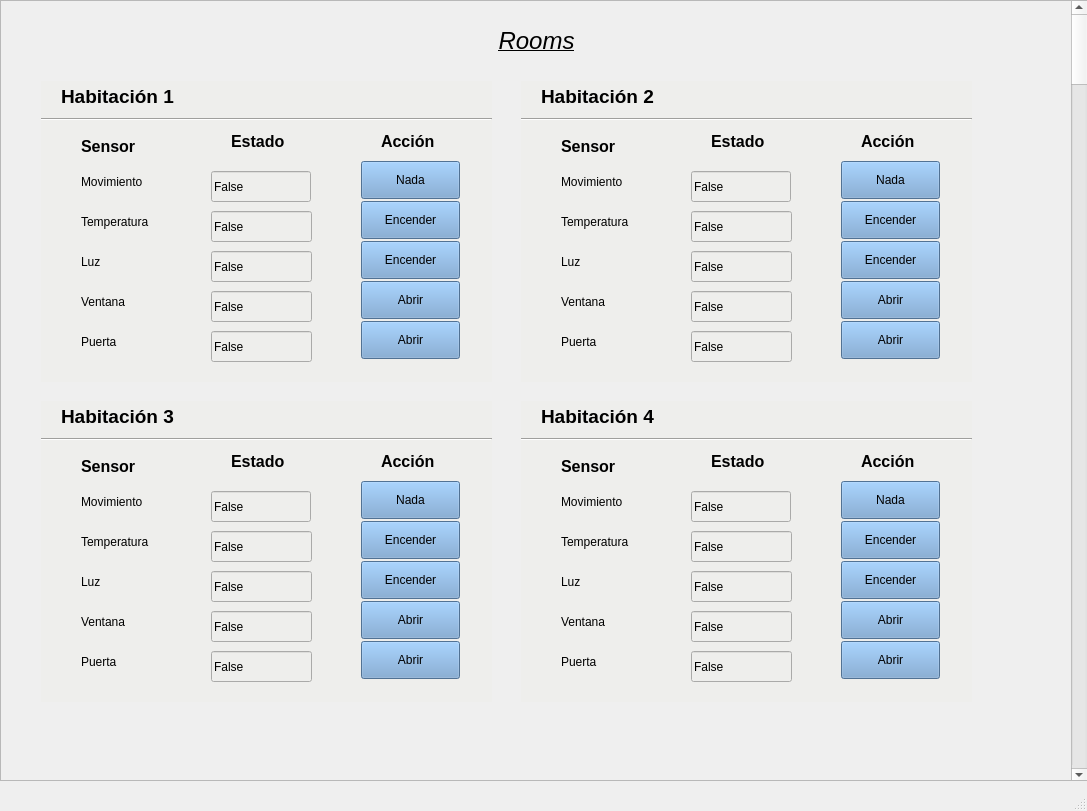
<?xml version="1.0" encoding="UTF-8"?>
<ui version="4.0">
 <class>MainWindow</class>
 <widget class="QMainWindow" name="MainWindow">
  <property name="geometry">
   <rect>
    <x>0</x>
    <y>0</y>
    <width>1087</width>
    <height>811</height>
   </rect>
  </property>
  <property name="windowTitle">
   <string>MainWindow</string>
  </property>
  <widget class="QWidget" name="centralwidget">
   <widget class="QWidget" name="verticalLayoutWidget">
    <property name="geometry">
     <rect>
      <x>0</x>
      <y>0</y>
      <width>1091</width>
      <height>781</height>
     </rect>
    </property>
    <layout class="QVBoxLayout" name="verticalLayout">
     <item>
      <widget class="QScrollArea" name="scrollArea">
       <property name="widgetResizable">
        <bool>true</bool>
       </property>
       <widget class="QWidget" name="scrollAreaWidgetContents">
        <property name="geometry">
         <rect>
          <x>0</x>
          <y>0</y>
          <width>1085</width>
          <height>775</height>
         </rect>
        </property>
        <widget class="QScrollBar" name="verticalScrollBar">
         <property name="geometry">
          <rect>
           <x>1070</x>
           <y>0</y>
           <width>16</width>
           <height>781</height>
          </rect>
         </property>
         <property name="orientation">
          <enum>Qt::Vertical</enum>
         </property>
        </widget>
        <widget class="QWidget" name="widget" native="true">
         <property name="geometry">
          <rect>
           <x>40</x>
           <y>80</y>
           <width>451</width>
           <height>301</height>
          </rect>
         </property>
         <property name="mouseTracking">
          <bool>false</bool>
         </property>
         <property name="styleSheet">
          <string notr="true">background-color: rgb(238, 238, 236);
border-color: rgb(136, 138, 133);</string>
         </property>
         <widget class="QLineEdit" name="lineEdit">
          <property name="geometry">
           <rect>
            <x>170</x>
            <y>90</y>
            <width>100</width>
            <height>31</height>
           </rect>
          </property>
          <property name="text">
           <string>False</string>
          </property>
         </widget>
         <widget class="QLabel" name="label">
          <property name="geometry">
           <rect>
            <x>40</x>
            <y>50</y>
            <width>71</width>
            <height>31</height>
           </rect>
          </property>
          <property name="text">
           <string>&lt;html&gt;&lt;head/&gt;&lt;body&gt;&lt;p&gt;&lt;span style=&quot; font-size:12pt; font-weight:600;&quot;&gt;Sensor&lt;/span&gt;&lt;/p&gt;&lt;/body&gt;&lt;/html&gt;</string>
          </property>
         </widget>
         <widget class="QLabel" name="label_2">
          <property name="geometry">
           <rect>
            <x>40</x>
            <y>90</y>
            <width>91</width>
            <height>22</height>
           </rect>
          </property>
          <property name="text">
           <string>Movimiento</string>
          </property>
         </widget>
         <widget class="QLabel" name="label_4">
          <property name="geometry">
           <rect>
            <x>190</x>
            <y>50</y>
            <width>68</width>
            <height>22</height>
           </rect>
          </property>
          <property name="text">
           <string>&lt;html&gt;&lt;head/&gt;&lt;body&gt;&lt;p&gt;&lt;span style=&quot; font-size:12pt; font-weight:600;&quot;&gt;Estado&lt;/span&gt;&lt;/p&gt;&lt;/body&gt;&lt;/html&gt;</string>
          </property>
         </widget>
         <widget class="QPushButton" name="pushButton_2">
          <property name="geometry">
           <rect>
            <x>320</x>
            <y>120</y>
            <width>99</width>
            <height>38</height>
           </rect>
          </property>
          <property name="styleSheet">
           <string notr="true">background-color: rgb(114, 159, 207);</string>
          </property>
          <property name="text">
           <string>Encender</string>
          </property>
         </widget>
         <widget class="QPushButton" name="pushButton">
          <property name="geometry">
           <rect>
            <x>320</x>
            <y>80</y>
            <width>99</width>
            <height>38</height>
           </rect>
          </property>
          <property name="styleSheet">
           <string notr="true">background-color: rgb(114, 159, 207);</string>
          </property>
          <property name="text">
           <string>Nada</string>
          </property>
         </widget>
         <widget class="QPushButton" name="pushButton_3">
          <property name="geometry">
           <rect>
            <x>320</x>
            <y>160</y>
            <width>99</width>
            <height>38</height>
           </rect>
          </property>
          <property name="styleSheet">
           <string notr="true">background-color: rgb(114, 159, 207);</string>
          </property>
          <property name="text">
           <string>Encender</string>
          </property>
         </widget>
         <widget class="QPushButton" name="pushButton_4">
          <property name="geometry">
           <rect>
            <x>320</x>
            <y>200</y>
            <width>99</width>
            <height>38</height>
           </rect>
          </property>
          <property name="styleSheet">
           <string notr="true">background-color: rgb(114, 159, 207);</string>
          </property>
          <property name="text">
           <string>Abrir</string>
          </property>
         </widget>
         <widget class="QPushButton" name="pushButton_5">
          <property name="geometry">
           <rect>
            <x>320</x>
            <y>240</y>
            <width>99</width>
            <height>38</height>
           </rect>
          </property>
          <property name="styleSheet">
           <string notr="true">background-color: rgb(114, 159, 207);</string>
          </property>
          <property name="text">
           <string>Abrir</string>
          </property>
         </widget>
         <widget class="QLabel" name="label_6">
          <property name="geometry">
           <rect>
            <x>340</x>
            <y>50</y>
            <width>68</width>
            <height>22</height>
           </rect>
          </property>
          <property name="text">
           <string>&lt;html&gt;&lt;head/&gt;&lt;body&gt;&lt;p&gt;&lt;span style=&quot; font-size:12pt; font-weight:600;&quot;&gt;Acción&lt;/span&gt;&lt;/p&gt;&lt;/body&gt;&lt;/html&gt;</string>
          </property>
         </widget>
         <widget class="QLabel" name="label_3">
          <property name="geometry">
           <rect>
            <x>40</x>
            <y>130</y>
            <width>101</width>
            <height>22</height>
           </rect>
          </property>
          <property name="text">
           <string>Temperatura</string>
          </property>
         </widget>
         <widget class="QLabel" name="label_5">
          <property name="geometry">
           <rect>
            <x>40</x>
            <y>170</y>
            <width>101</width>
            <height>22</height>
           </rect>
          </property>
          <property name="text">
           <string>Luz</string>
          </property>
         </widget>
         <widget class="QLabel" name="label_7">
          <property name="geometry">
           <rect>
            <x>40</x>
            <y>210</y>
            <width>101</width>
            <height>22</height>
           </rect>
          </property>
          <property name="text">
           <string>Ventana</string>
          </property>
         </widget>
         <widget class="QLabel" name="label_8">
          <property name="geometry">
           <rect>
            <x>40</x>
            <y>250</y>
            <width>101</width>
            <height>22</height>
           </rect>
          </property>
          <property name="text">
           <string>Puerta</string>
          </property>
         </widget>
         <widget class="QLineEdit" name="lineEdit_2">
          <property name="geometry">
           <rect>
            <x>170</x>
            <y>130</y>
            <width>101</width>
            <height>31</height>
           </rect>
          </property>
          <property name="text">
           <string>False</string>
          </property>
         </widget>
         <widget class="QLineEdit" name="lineEdit_3">
          <property name="geometry">
           <rect>
            <x>170</x>
            <y>170</y>
            <width>101</width>
            <height>31</height>
           </rect>
          </property>
          <property name="text">
           <string>False</string>
          </property>
         </widget>
         <widget class="QLineEdit" name="lineEdit_4">
          <property name="geometry">
           <rect>
            <x>170</x>
            <y>210</y>
            <width>101</width>
            <height>31</height>
           </rect>
          </property>
          <property name="text">
           <string>False</string>
          </property>
         </widget>
         <widget class="QLineEdit" name="lineEdit_5">
          <property name="geometry">
           <rect>
            <x>170</x>
            <y>250</y>
            <width>101</width>
            <height>31</height>
           </rect>
          </property>
          <property name="text">
           <string>False</string>
          </property>
         </widget>
         <widget class="Line" name="line">
          <property name="geometry">
           <rect>
            <x>0</x>
            <y>30</y>
            <width>451</width>
            <height>16</height>
           </rect>
          </property>
          <property name="orientation">
           <enum>Qt::Horizontal</enum>
          </property>
         </widget>
         <widget class="QLabel" name="label_9">
          <property name="geometry">
           <rect>
            <x>20</x>
            <y>0</y>
            <width>151</width>
            <height>31</height>
           </rect>
          </property>
          <property name="text">
           <string>&lt;html&gt;&lt;head/&gt;&lt;body&gt;&lt;p&gt;&lt;span style=&quot; font-size:14pt; font-weight:600;&quot;&gt;Habitación 1&lt;/span&gt;&lt;/p&gt;&lt;/body&gt;&lt;/html&gt;</string>
          </property>
         </widget>
        </widget>
        <widget class="QWidget" name="widget_2" native="true">
         <property name="geometry">
          <rect>
           <x>520</x>
           <y>80</y>
           <width>451</width>
           <height>301</height>
          </rect>
         </property>
         <property name="mouseTracking">
          <bool>false</bool>
         </property>
         <property name="styleSheet">
          <string notr="true">background-color: rgb(238, 238, 236);
border-color: rgb(136, 138, 133);</string>
         </property>
         <widget class="QLineEdit" name="lineEdit_6">
          <property name="geometry">
           <rect>
            <x>170</x>
            <y>90</y>
            <width>100</width>
            <height>31</height>
           </rect>
          </property>
          <property name="text">
           <string>False</string>
          </property>
         </widget>
         <widget class="QLabel" name="label_10">
          <property name="geometry">
           <rect>
            <x>40</x>
            <y>50</y>
            <width>71</width>
            <height>31</height>
           </rect>
          </property>
          <property name="text">
           <string>&lt;html&gt;&lt;head/&gt;&lt;body&gt;&lt;p&gt;&lt;span style=&quot; font-size:12pt; font-weight:600;&quot;&gt;Sensor&lt;/span&gt;&lt;/p&gt;&lt;/body&gt;&lt;/html&gt;</string>
          </property>
         </widget>
         <widget class="QLabel" name="label_11">
          <property name="geometry">
           <rect>
            <x>40</x>
            <y>90</y>
            <width>91</width>
            <height>22</height>
           </rect>
          </property>
          <property name="text">
           <string>Movimiento</string>
          </property>
         </widget>
         <widget class="QLabel" name="label_12">
          <property name="geometry">
           <rect>
            <x>190</x>
            <y>50</y>
            <width>68</width>
            <height>22</height>
           </rect>
          </property>
          <property name="text">
           <string>&lt;html&gt;&lt;head/&gt;&lt;body&gt;&lt;p&gt;&lt;span style=&quot; font-size:12pt; font-weight:600;&quot;&gt;Estado&lt;/span&gt;&lt;/p&gt;&lt;/body&gt;&lt;/html&gt;</string>
          </property>
         </widget>
         <widget class="QPushButton" name="pushButton_6">
          <property name="geometry">
           <rect>
            <x>320</x>
            <y>120</y>
            <width>99</width>
            <height>38</height>
           </rect>
          </property>
          <property name="styleSheet">
           <string notr="true">background-color: rgb(114, 159, 207);</string>
          </property>
          <property name="text">
           <string>Encender</string>
          </property>
         </widget>
         <widget class="QPushButton" name="pushButton_7">
          <property name="geometry">
           <rect>
            <x>320</x>
            <y>80</y>
            <width>99</width>
            <height>38</height>
           </rect>
          </property>
          <property name="styleSheet">
           <string notr="true">background-color: rgb(114, 159, 207);</string>
          </property>
          <property name="text">
           <string>Nada</string>
          </property>
         </widget>
         <widget class="QPushButton" name="pushButton_8">
          <property name="geometry">
           <rect>
            <x>320</x>
            <y>160</y>
            <width>99</width>
            <height>38</height>
           </rect>
          </property>
          <property name="styleSheet">
           <string notr="true">background-color: rgb(114, 159, 207);</string>
          </property>
          <property name="text">
           <string>Encender</string>
          </property>
         </widget>
         <widget class="QPushButton" name="pushButton_9">
          <property name="geometry">
           <rect>
            <x>320</x>
            <y>200</y>
            <width>99</width>
            <height>38</height>
           </rect>
          </property>
          <property name="styleSheet">
           <string notr="true">background-color: rgb(114, 159, 207);</string>
          </property>
          <property name="text">
           <string>Abrir</string>
          </property>
         </widget>
         <widget class="QPushButton" name="pushButton_10">
          <property name="geometry">
           <rect>
            <x>320</x>
            <y>240</y>
            <width>99</width>
            <height>38</height>
           </rect>
          </property>
          <property name="styleSheet">
           <string notr="true">background-color: rgb(114, 159, 207);</string>
          </property>
          <property name="text">
           <string>Abrir</string>
          </property>
         </widget>
         <widget class="QLabel" name="label_13">
          <property name="geometry">
           <rect>
            <x>340</x>
            <y>50</y>
            <width>68</width>
            <height>22</height>
           </rect>
          </property>
          <property name="text">
           <string>&lt;html&gt;&lt;head/&gt;&lt;body&gt;&lt;p&gt;&lt;span style=&quot; font-size:12pt; font-weight:600;&quot;&gt;Acción&lt;/span&gt;&lt;/p&gt;&lt;/body&gt;&lt;/html&gt;</string>
          </property>
         </widget>
         <widget class="QLabel" name="label_14">
          <property name="geometry">
           <rect>
            <x>40</x>
            <y>130</y>
            <width>101</width>
            <height>22</height>
           </rect>
          </property>
          <property name="text">
           <string>Temperatura</string>
          </property>
         </widget>
         <widget class="QLabel" name="label_15">
          <property name="geometry">
           <rect>
            <x>40</x>
            <y>170</y>
            <width>101</width>
            <height>22</height>
           </rect>
          </property>
          <property name="text">
           <string>Luz</string>
          </property>
         </widget>
         <widget class="QLabel" name="label_16">
          <property name="geometry">
           <rect>
            <x>40</x>
            <y>210</y>
            <width>101</width>
            <height>22</height>
           </rect>
          </property>
          <property name="text">
           <string>Ventana</string>
          </property>
         </widget>
         <widget class="QLabel" name="label_17">
          <property name="geometry">
           <rect>
            <x>40</x>
            <y>250</y>
            <width>101</width>
            <height>22</height>
           </rect>
          </property>
          <property name="text">
           <string>Puerta</string>
          </property>
         </widget>
         <widget class="QLineEdit" name="lineEdit_7">
          <property name="geometry">
           <rect>
            <x>170</x>
            <y>130</y>
            <width>101</width>
            <height>31</height>
           </rect>
          </property>
          <property name="text">
           <string>False</string>
          </property>
         </widget>
         <widget class="QLineEdit" name="lineEdit_8">
          <property name="geometry">
           <rect>
            <x>170</x>
            <y>170</y>
            <width>101</width>
            <height>31</height>
           </rect>
          </property>
          <property name="text">
           <string>False</string>
          </property>
         </widget>
         <widget class="QLineEdit" name="lineEdit_9">
          <property name="geometry">
           <rect>
            <x>170</x>
            <y>210</y>
            <width>101</width>
            <height>31</height>
           </rect>
          </property>
          <property name="text">
           <string>False</string>
          </property>
         </widget>
         <widget class="QLineEdit" name="lineEdit_10">
          <property name="geometry">
           <rect>
            <x>170</x>
            <y>250</y>
            <width>101</width>
            <height>31</height>
           </rect>
          </property>
          <property name="text">
           <string>False</string>
          </property>
         </widget>
         <widget class="Line" name="line_2">
          <property name="geometry">
           <rect>
            <x>0</x>
            <y>30</y>
            <width>451</width>
            <height>16</height>
           </rect>
          </property>
          <property name="orientation">
           <enum>Qt::Horizontal</enum>
          </property>
         </widget>
         <widget class="QLabel" name="label_18">
          <property name="geometry">
           <rect>
            <x>20</x>
            <y>0</y>
            <width>151</width>
            <height>31</height>
           </rect>
          </property>
          <property name="text">
           <string>&lt;html&gt;&lt;head/&gt;&lt;body&gt;&lt;p&gt;&lt;span style=&quot; font-size:14pt; font-weight:600;&quot;&gt;Habitación 2&lt;/span&gt;&lt;/p&gt;&lt;/body&gt;&lt;/html&gt;</string>
          </property>
         </widget>
        </widget>
        <widget class="QWidget" name="widget_3" native="true">
         <property name="geometry">
          <rect>
           <x>40</x>
           <y>400</y>
           <width>451</width>
           <height>301</height>
          </rect>
         </property>
         <property name="mouseTracking">
          <bool>false</bool>
         </property>
         <property name="styleSheet">
          <string notr="true">background-color: rgb(238, 238, 236);
border-color: rgb(136, 138, 133);</string>
         </property>
         <widget class="QLineEdit" name="lineEdit_11">
          <property name="geometry">
           <rect>
            <x>170</x>
            <y>90</y>
            <width>100</width>
            <height>31</height>
           </rect>
          </property>
          <property name="text">
           <string>False</string>
          </property>
         </widget>
         <widget class="QLabel" name="label_19">
          <property name="geometry">
           <rect>
            <x>40</x>
            <y>50</y>
            <width>71</width>
            <height>31</height>
           </rect>
          </property>
          <property name="text">
           <string>&lt;html&gt;&lt;head/&gt;&lt;body&gt;&lt;p&gt;&lt;span style=&quot; font-size:12pt; font-weight:600;&quot;&gt;Sensor&lt;/span&gt;&lt;/p&gt;&lt;/body&gt;&lt;/html&gt;</string>
          </property>
         </widget>
         <widget class="QLabel" name="label_20">
          <property name="geometry">
           <rect>
            <x>40</x>
            <y>90</y>
            <width>91</width>
            <height>22</height>
           </rect>
          </property>
          <property name="text">
           <string>Movimiento</string>
          </property>
         </widget>
         <widget class="QLabel" name="label_21">
          <property name="geometry">
           <rect>
            <x>190</x>
            <y>50</y>
            <width>68</width>
            <height>22</height>
           </rect>
          </property>
          <property name="text">
           <string>&lt;html&gt;&lt;head/&gt;&lt;body&gt;&lt;p&gt;&lt;span style=&quot; font-size:12pt; font-weight:600;&quot;&gt;Estado&lt;/span&gt;&lt;/p&gt;&lt;/body&gt;&lt;/html&gt;</string>
          </property>
         </widget>
         <widget class="QPushButton" name="pushButton_11">
          <property name="geometry">
           <rect>
            <x>320</x>
            <y>120</y>
            <width>99</width>
            <height>38</height>
           </rect>
          </property>
          <property name="styleSheet">
           <string notr="true">background-color: rgb(114, 159, 207);</string>
          </property>
          <property name="text">
           <string>Encender</string>
          </property>
         </widget>
         <widget class="QPushButton" name="pushButton_12">
          <property name="geometry">
           <rect>
            <x>320</x>
            <y>80</y>
            <width>99</width>
            <height>38</height>
           </rect>
          </property>
          <property name="styleSheet">
           <string notr="true">background-color: rgb(114, 159, 207);</string>
          </property>
          <property name="text">
           <string>Nada</string>
          </property>
         </widget>
         <widget class="QPushButton" name="pushButton_13">
          <property name="geometry">
           <rect>
            <x>320</x>
            <y>160</y>
            <width>99</width>
            <height>38</height>
           </rect>
          </property>
          <property name="styleSheet">
           <string notr="true">background-color: rgb(114, 159, 207);</string>
          </property>
          <property name="text">
           <string>Encender</string>
          </property>
         </widget>
         <widget class="QPushButton" name="pushButton_14">
          <property name="geometry">
           <rect>
            <x>320</x>
            <y>200</y>
            <width>99</width>
            <height>38</height>
           </rect>
          </property>
          <property name="styleSheet">
           <string notr="true">background-color: rgb(114, 159, 207);</string>
          </property>
          <property name="text">
           <string>Abrir</string>
          </property>
         </widget>
         <widget class="QPushButton" name="pushButton_15">
          <property name="geometry">
           <rect>
            <x>320</x>
            <y>240</y>
            <width>99</width>
            <height>38</height>
           </rect>
          </property>
          <property name="styleSheet">
           <string notr="true">background-color: rgb(114, 159, 207);</string>
          </property>
          <property name="text">
           <string>Abrir</string>
          </property>
         </widget>
         <widget class="QLabel" name="label_22">
          <property name="geometry">
           <rect>
            <x>340</x>
            <y>50</y>
            <width>68</width>
            <height>22</height>
           </rect>
          </property>
          <property name="text">
           <string>&lt;html&gt;&lt;head/&gt;&lt;body&gt;&lt;p&gt;&lt;span style=&quot; font-size:12pt; font-weight:600;&quot;&gt;Acción&lt;/span&gt;&lt;/p&gt;&lt;/body&gt;&lt;/html&gt;</string>
          </property>
         </widget>
         <widget class="QLabel" name="label_23">
          <property name="geometry">
           <rect>
            <x>40</x>
            <y>130</y>
            <width>101</width>
            <height>22</height>
           </rect>
          </property>
          <property name="text">
           <string>Temperatura</string>
          </property>
         </widget>
         <widget class="QLabel" name="label_24">
          <property name="geometry">
           <rect>
            <x>40</x>
            <y>170</y>
            <width>101</width>
            <height>22</height>
           </rect>
          </property>
          <property name="text">
           <string>Luz</string>
          </property>
         </widget>
         <widget class="QLabel" name="label_25">
          <property name="geometry">
           <rect>
            <x>40</x>
            <y>210</y>
            <width>101</width>
            <height>22</height>
           </rect>
          </property>
          <property name="text">
           <string>Ventana</string>
          </property>
         </widget>
         <widget class="QLabel" name="label_26">
          <property name="geometry">
           <rect>
            <x>40</x>
            <y>250</y>
            <width>101</width>
            <height>22</height>
           </rect>
          </property>
          <property name="text">
           <string>Puerta</string>
          </property>
         </widget>
         <widget class="QLineEdit" name="lineEdit_12">
          <property name="geometry">
           <rect>
            <x>170</x>
            <y>130</y>
            <width>101</width>
            <height>31</height>
           </rect>
          </property>
          <property name="text">
           <string>False</string>
          </property>
         </widget>
         <widget class="QLineEdit" name="lineEdit_13">
          <property name="geometry">
           <rect>
            <x>170</x>
            <y>170</y>
            <width>101</width>
            <height>31</height>
           </rect>
          </property>
          <property name="text">
           <string>False</string>
          </property>
         </widget>
         <widget class="QLineEdit" name="lineEdit_14">
          <property name="geometry">
           <rect>
            <x>170</x>
            <y>210</y>
            <width>101</width>
            <height>31</height>
           </rect>
          </property>
          <property name="text">
           <string>False</string>
          </property>
         </widget>
         <widget class="QLineEdit" name="lineEdit_15">
          <property name="geometry">
           <rect>
            <x>170</x>
            <y>250</y>
            <width>101</width>
            <height>31</height>
           </rect>
          </property>
          <property name="text">
           <string>False</string>
          </property>
         </widget>
         <widget class="Line" name="line_3">
          <property name="geometry">
           <rect>
            <x>0</x>
            <y>30</y>
            <width>451</width>
            <height>16</height>
           </rect>
          </property>
          <property name="orientation">
           <enum>Qt::Horizontal</enum>
          </property>
         </widget>
         <widget class="QLabel" name="label_27">
          <property name="geometry">
           <rect>
            <x>20</x>
            <y>0</y>
            <width>151</width>
            <height>31</height>
           </rect>
          </property>
          <property name="text">
           <string>&lt;html&gt;&lt;head/&gt;&lt;body&gt;&lt;p&gt;&lt;span style=&quot; font-size:14pt; font-weight:600;&quot;&gt;Habitación 3&lt;/span&gt;&lt;/p&gt;&lt;/body&gt;&lt;/html&gt;</string>
          </property>
         </widget>
        </widget>
        <widget class="QWidget" name="widget_4" native="true">
         <property name="geometry">
          <rect>
           <x>520</x>
           <y>400</y>
           <width>451</width>
           <height>301</height>
          </rect>
         </property>
         <property name="mouseTracking">
          <bool>false</bool>
         </property>
         <property name="styleSheet">
          <string notr="true">background-color: rgb(238, 238, 236);
border-color: rgb(136, 138, 133);</string>
         </property>
         <widget class="QLineEdit" name="lineEdit_16">
          <property name="geometry">
           <rect>
            <x>170</x>
            <y>90</y>
            <width>100</width>
            <height>31</height>
           </rect>
          </property>
          <property name="text">
           <string>False</string>
          </property>
         </widget>
         <widget class="QLabel" name="label_28">
          <property name="geometry">
           <rect>
            <x>40</x>
            <y>50</y>
            <width>71</width>
            <height>31</height>
           </rect>
          </property>
          <property name="text">
           <string>&lt;html&gt;&lt;head/&gt;&lt;body&gt;&lt;p&gt;&lt;span style=&quot; font-size:12pt; font-weight:600;&quot;&gt;Sensor&lt;/span&gt;&lt;/p&gt;&lt;/body&gt;&lt;/html&gt;</string>
          </property>
         </widget>
         <widget class="QLabel" name="label_29">
          <property name="geometry">
           <rect>
            <x>40</x>
            <y>90</y>
            <width>91</width>
            <height>22</height>
           </rect>
          </property>
          <property name="text">
           <string>Movimiento</string>
          </property>
         </widget>
         <widget class="QLabel" name="label_30">
          <property name="geometry">
           <rect>
            <x>190</x>
            <y>50</y>
            <width>68</width>
            <height>22</height>
           </rect>
          </property>
          <property name="text">
           <string>&lt;html&gt;&lt;head/&gt;&lt;body&gt;&lt;p&gt;&lt;span style=&quot; font-size:12pt; font-weight:600;&quot;&gt;Estado&lt;/span&gt;&lt;/p&gt;&lt;/body&gt;&lt;/html&gt;</string>
          </property>
         </widget>
         <widget class="QPushButton" name="pushButton_16">
          <property name="geometry">
           <rect>
            <x>320</x>
            <y>120</y>
            <width>99</width>
            <height>38</height>
           </rect>
          </property>
          <property name="styleSheet">
           <string notr="true">background-color: rgb(114, 159, 207);</string>
          </property>
          <property name="text">
           <string>Encender</string>
          </property>
         </widget>
         <widget class="QPushButton" name="pushButton_17">
          <property name="geometry">
           <rect>
            <x>320</x>
            <y>80</y>
            <width>99</width>
            <height>38</height>
           </rect>
          </property>
          <property name="styleSheet">
           <string notr="true">background-color: rgb(114, 159, 207);</string>
          </property>
          <property name="text">
           <string>Nada</string>
          </property>
         </widget>
         <widget class="QPushButton" name="pushButton_18">
          <property name="geometry">
           <rect>
            <x>320</x>
            <y>160</y>
            <width>99</width>
            <height>38</height>
           </rect>
          </property>
          <property name="styleSheet">
           <string notr="true">background-color: rgb(114, 159, 207);</string>
          </property>
          <property name="text">
           <string>Encender</string>
          </property>
         </widget>
         <widget class="QPushButton" name="pushButton_19">
          <property name="geometry">
           <rect>
            <x>320</x>
            <y>200</y>
            <width>99</width>
            <height>38</height>
           </rect>
          </property>
          <property name="styleSheet">
           <string notr="true">background-color: rgb(114, 159, 207);</string>
          </property>
          <property name="text">
           <string>Abrir</string>
          </property>
         </widget>
         <widget class="QPushButton" name="pushButton_20">
          <property name="geometry">
           <rect>
            <x>320</x>
            <y>240</y>
            <width>99</width>
            <height>38</height>
           </rect>
          </property>
          <property name="styleSheet">
           <string notr="true">background-color: rgb(114, 159, 207);</string>
          </property>
          <property name="text">
           <string>Abrir</string>
          </property>
         </widget>
         <widget class="QLabel" name="label_31">
          <property name="geometry">
           <rect>
            <x>340</x>
            <y>50</y>
            <width>68</width>
            <height>22</height>
           </rect>
          </property>
          <property name="text">
           <string>&lt;html&gt;&lt;head/&gt;&lt;body&gt;&lt;p&gt;&lt;span style=&quot; font-size:12pt; font-weight:600;&quot;&gt;Acción&lt;/span&gt;&lt;/p&gt;&lt;/body&gt;&lt;/html&gt;</string>
          </property>
         </widget>
         <widget class="QLabel" name="label_32">
          <property name="geometry">
           <rect>
            <x>40</x>
            <y>130</y>
            <width>101</width>
            <height>22</height>
           </rect>
          </property>
          <property name="text">
           <string>Temperatura</string>
          </property>
         </widget>
         <widget class="QLabel" name="label_33">
          <property name="geometry">
           <rect>
            <x>40</x>
            <y>170</y>
            <width>101</width>
            <height>22</height>
           </rect>
          </property>
          <property name="text">
           <string>Luz</string>
          </property>
         </widget>
         <widget class="QLabel" name="label_34">
          <property name="geometry">
           <rect>
            <x>40</x>
            <y>210</y>
            <width>101</width>
            <height>22</height>
           </rect>
          </property>
          <property name="text">
           <string>Ventana</string>
          </property>
         </widget>
         <widget class="QLabel" name="label_35">
          <property name="geometry">
           <rect>
            <x>40</x>
            <y>250</y>
            <width>101</width>
            <height>22</height>
           </rect>
          </property>
          <property name="text">
           <string>Puerta</string>
          </property>
         </widget>
         <widget class="QLineEdit" name="lineEdit_17">
          <property name="geometry">
           <rect>
            <x>170</x>
            <y>130</y>
            <width>101</width>
            <height>31</height>
           </rect>
          </property>
          <property name="text">
           <string>False</string>
          </property>
         </widget>
         <widget class="QLineEdit" name="lineEdit_18">
          <property name="geometry">
           <rect>
            <x>170</x>
            <y>170</y>
            <width>101</width>
            <height>31</height>
           </rect>
          </property>
          <property name="text">
           <string>False</string>
          </property>
         </widget>
         <widget class="QLineEdit" name="lineEdit_19">
          <property name="geometry">
           <rect>
            <x>170</x>
            <y>210</y>
            <width>101</width>
            <height>31</height>
           </rect>
          </property>
          <property name="text">
           <string>False</string>
          </property>
         </widget>
         <widget class="QLineEdit" name="lineEdit_20">
          <property name="geometry">
           <rect>
            <x>170</x>
            <y>250</y>
            <width>101</width>
            <height>31</height>
           </rect>
          </property>
          <property name="text">
           <string>False</string>
          </property>
         </widget>
         <widget class="Line" name="line_4">
          <property name="geometry">
           <rect>
            <x>0</x>
            <y>30</y>
            <width>451</width>
            <height>16</height>
           </rect>
          </property>
          <property name="orientation">
           <enum>Qt::Horizontal</enum>
          </property>
         </widget>
         <widget class="QLabel" name="label_36">
          <property name="geometry">
           <rect>
            <x>20</x>
            <y>0</y>
            <width>151</width>
            <height>31</height>
           </rect>
          </property>
          <property name="text">
           <string>&lt;html&gt;&lt;head/&gt;&lt;body&gt;&lt;p&gt;&lt;span style=&quot; font-size:14pt; font-weight:600;&quot;&gt;Habitación 4&lt;/span&gt;&lt;/p&gt;&lt;/body&gt;&lt;/html&gt;</string>
          </property>
         </widget>
        </widget>
        <widget class="QLabel" name="label_37">
         <property name="geometry">
          <rect>
           <x>40</x>
           <y>20</y>
           <width>991</width>
           <height>41</height>
          </rect>
         </property>
         <property name="text">
          <string>&lt;html&gt;&lt;head/&gt;&lt;body&gt;&lt;p align=&quot;center&quot;&gt;&lt;span style=&quot; font-size:18pt; font-style:italic; text-decoration: underline;&quot;&gt;Rooms&lt;/span&gt;&lt;/p&gt;&lt;/body&gt;&lt;/html&gt;</string>
         </property>
        </widget>
        <zorder>widget</zorder>
        <zorder>verticalScrollBar</zorder>
        <zorder>widget_2</zorder>
        <zorder>widget_3</zorder>
        <zorder>widget_4</zorder>
        <zorder>label_37</zorder>
       </widget>
      </widget>
     </item>
    </layout>
   </widget>
  </widget>
  <widget class="QMenuBar" name="menubar">
   <property name="geometry">
    <rect>
     <x>0</x>
     <y>0</y>
     <width>1087</width>
     <height>30</height>
    </rect>
   </property>
  </widget>
  <widget class="QStatusBar" name="statusbar"/>
 </widget>
 <resources/>
 <connections/>
</ui>
